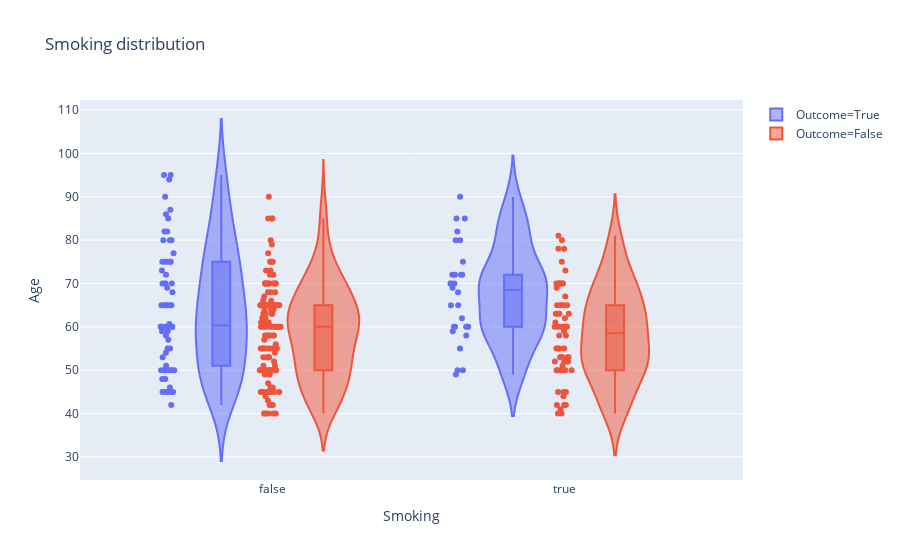

The code cell stored with this chart in its notebook:
### Markdown cell above
# What is age distribution of Smokers and Non Smokers  considering their survival?

### Code cell
fig=px.violin(df,x=df['Smoking'],y=df['Age'],color='Outcome',points='all',box=True,title='Smoking distribution')
fig.show()

### Figure 1 — Plotly figure (JSON) as saved in the notebook; plotly's stock layout.template omitted (floating-point values rounded to 4 significant figures; data arrays with more than 128 entries replaced by an {"elided": "..."} marker saying what was removed)
{"data": [{"box": {"visible": true}, "hovertemplate": "Outcome=True<br>Smoking=%{x}<br>Age=%{y}", "showlegend": true, "legendgroup": "Outcome=True", "name": "Outcome=True", "yaxis": "y", "x0": " ", "y": [75, 55, 65, 50, 65, 90, 75, 60, 65, 80, 75, 62, 45, 50, 82, 87, 45, 70, 48, 65, 68, 75, 80, 95, 70, 58, 82, 94, 85, 50, 65, 69, 90, 82, 60, 70, 50, 70, 60, 50, 51, 60, 80, 57, 68, 53, 60, 70, 60, 95, 49, 72, 45, 50, 45, 60, 42, 72, 70, 65, 85, 69, 60, 60, 59, 60, 72, 85, 70, 86, 60, 46, 80, 72, 75, 72, 50, 45, 80, 59, 59, 65, 75, 58, 60.67, 50, 60, 45, 77, 48, 54, 73, 60, 55, 65, 55], "hoverlabel": {"namelength": 0}, "points": "all", "offsetgroup": "Outcome=True", "xaxis": "x", "y0": " ", "marker": {"color": "#636efa"}, "x": [false, false, true, false, false, true, false, true, false, true, true, true, false, false, false, false, false, false, false, false, true, false, true, false, true, false, true, false, false, false, false, false, false, false, false, true, true, true, false, true, false, true, false, false, false, false, false, false, true, false, true, true, false, false, false, true, false, true, false, false, true, true, true, false, false, false, true, true, false, false, false, false, false, true, false, false, false, false, false, false, true, true, false, true, false, false, false, false, false, false, false, false, false, false, false, true], "alignmentgroup": "True", "type": "violin", "scalegroup": "True", "orientation": "v"}, {"box": {"visible": true}, "hovertemplate": "Outcome=False<br>Smoking=%{x}<br>Age=%{y}", "showlegend": true, "legendgroup": "Outcome=False", "name": "Outcome=False", "yaxis": "y", "x0": " ", "y": {"elided": "203 float values"}, "hoverlabel": {"namelength": 0}, "points": "all", "offsetgroup": "Outcome=False", "xaxis": "x", "y0": " ", "marker": {"color": "#EF553B"}, "x": {"elided": "203 bool values"}, "alignmentgroup": "True", "type": "violin", "scalegroup": "True", "orientation": "v"}], "layout": {"violinmode": "group", "yaxis": {"domain": [0, 1], "anchor": "x", "title": {"text": "Age"}}, "title": {"text": "Smoking distribution"}, "xaxis": {"domain": [0, 1], "anchor": "y", "title": {"text": "Smoking"}}, "legend": {"tracegroupgap": 0}}}
